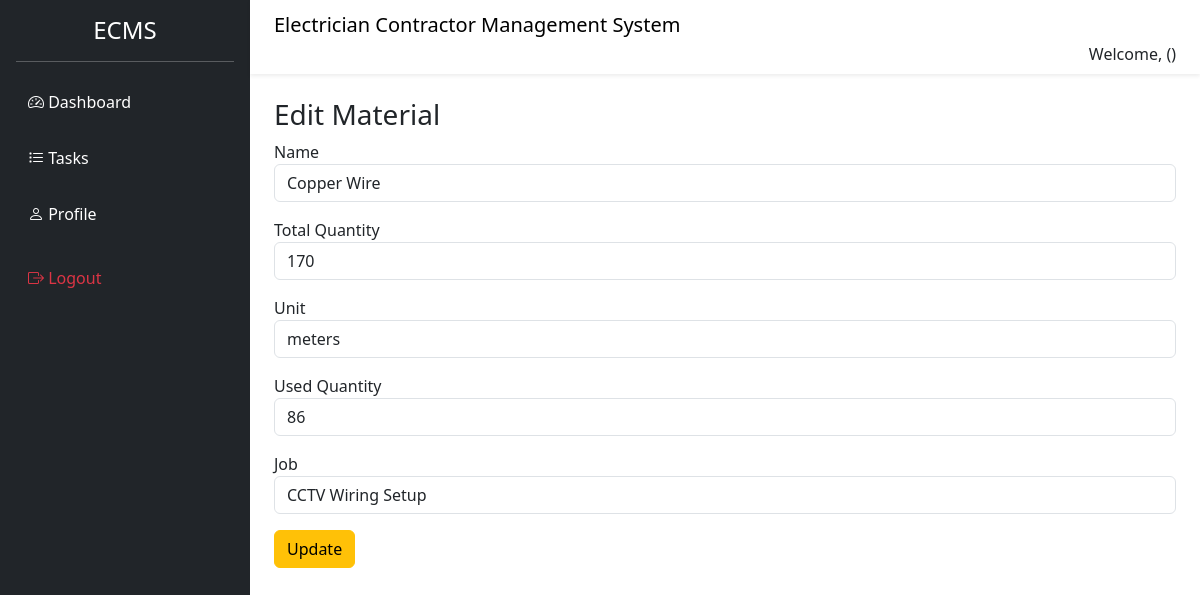
Page /materials/edit/1/ on the committed database.
### core/models.py (models this page shows, shortened)
class Material(models.Model):
    name = models.CharField(max_length=100)
    quantity = models.IntegerField()
    unit = models.CharField(max_length=50)  # kg, pcs, meters
    job = models.ForeignKey(
        Job,
        on_delete=models.CASCADE,
        related_name="materials"
    )
    used_quantity = models.IntegerField(default=0)

class Job(models.Model):
    title = models.CharField(max_length=200)
    description = models.TextField()
    location = models.CharField(max_length=200)
    deadline = models.DateField()
    electrician = models.ForeignKey(
        Electrician,
        on_delete=models.SET_NULL,
        null=True,
        related_name="jobs"
    )
    created_at = models.DateTimeField(auto_now_add=True)

### core/views.py (the view, shortened to what this page needs)
# urls.py: path('materials/edit/<int:id>/', views.edit_material, name='edit_material'),
def edit_material(request, id):
    material = get_object_or_404(Material, id=id)
    jobs = Job.objects.all()
    return render(request, 'edit_material.html', {
        'material': material,
        'jobs': jobs
    })

### templates/edit_material.html (shortened to what this page needs)
{% extends 'base.html' %}
{% block content %}
<h3>Edit Material</h3>
<form method="POST">
<div class="mb-3">
<label>Name</label>
<input type="text" name="name" class="form-control" value="{{ material.name }}">
</div>
<div class="mb-3">
<label>Total Quantity</label>
<input type="number" name="quantity" class="form-control" value="{{ material.quantity }}">
</div>
<div class="mb-3">
<label>Unit</label>
<input type="text" name="unit" class="form-control" value="{{ material.unit }}">
</div>
<div class="mb-3">
<label>Used Quantity</label>
<input type="number" name="used_quantity" class="form-control" value="{{ material.used_quantity }}">
</div>
<div class="mb-3">
<label>Job</label>
<select name="job" class="form-control" required>
{% for job in jobs %}
<option value="{{ job.id }}"
{% if material.job.id == job.id %}selected{% endif %}>
{{ job.title }}
</option>
{% endfor %}
</select>
</div>
<button class="btn btn-warning">Update</button>
</form>
{% endblock %}

### static/css/style.css (style rules this page uses)
body { background:#f5f7fb; font-family: Arial, sans-serif; }

### rows in the picture
Material: name "Copper Wire", quantity "170", unit "meters", used_quantity "86", job "CCTV Wiring Setup"
